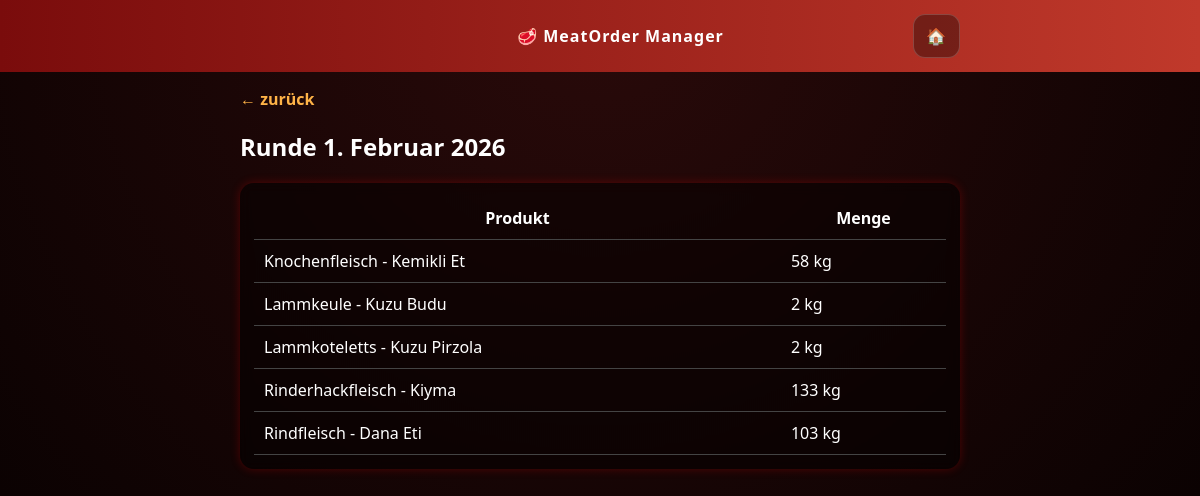
Page /runden/1/einkaufsliste/ (signed in) on the committed database.
### core/models.py (models this page shows, shortened)
class Round(models.Model):
    date = models.DateField()
    is_active = models.BooleanField(default=False)
    travel_km = models.DecimalField(max_digits=8, decimal_places=2, default=0)

class Product(models.Model):
    name = models.CharField(max_length=120)
    unit = models.CharField(max_length=20, default="kg")
    sell_price = models.DecimalField(max_digits=10, decimal_places=2)
    buy_price = models.DecimalField(max_digits=10, decimal_places=2)
    active = models.BooleanField(default=True)

### core/views.py (the view)
# urls.py: path("runden/<int:round_id>/einkaufsliste/", views.shopping_list, name="shopping_list"),
@login_required
def shopping_list(request, round_id):
    rnd = get_object_or_404(Round, id=round_id)
    items = (
        OrderItem.objects
        .filter(order__round=rnd)
        .values("product__name", "product__unit")
        .annotate(total_qty=Sum("quantity"))
        .order_by("product__name")
    )
    return render(request, "core/shopping_list.html", {"round": rnd, "items": items})

### core/templates/core/shopping_list.html (shortened to what this page needs)
{% extends "core/base.html" %}
{% block content %}
<a href="#" data-fallback="{% url 'home' %}"
   onclick="goBack(this.dataset.fallback); return false;">← zurück</a>
<h2>Runde {{ round.date }}</h2>
<div class="card">
  <table>
    <tr><th>Produkt</th><th>Menge</th></tr>
    {% for i in items %}
      <tr>
        <td>{{ i.product__name }}</td>
        <td>{{ i.total_qty }} {{ i.product__unit }}</td>
      </tr>
    {% empty %}
      <tr><td colspan="2">Keine Bestellungen</td></tr>
    {% endfor %}
  </table>
</div>
{% endblock %}

### core/templates/core/base.html (style rules this page uses)
body { margin:0;font-family:system-ui,sans-serif;background:radial-gradient(circle at top,#2a0a0a,#0b0202);color:#fff }
a { color:#ffb347;text-decoration:none;font-weight:700 }
.card { background:rgba(0,0,0,.45); border-radius:14px; padding:14px; margin-bottom:12px; box-shadow:0 0 10px rgba(255,0,0,.25); backdrop-filter: blur(6px); }
table { width:100%;border-collapse:collapse }
th,td { padding:10px;border-bottom:1px solid #444 }

### rows in the picture
Round: date "1. Februar 2026"
Product: product__name "Knochenfleisch - Kemikli Et", total_qty "58", product__unit "kg"
Product: product__name "Lammkeule - Kuzu Budu", total_qty "2", product__unit "kg"
Product: product__name "Lammkoteletts - Kuzu Pirzola", total_qty "2", product__unit "kg"
Product: product__name "Rinderhackfleisch - Kiyma", total_qty "133", product__unit "kg"
Product: product__name "Rindfleisch - Dana Eti", total_qty "103", product__unit "kg"
